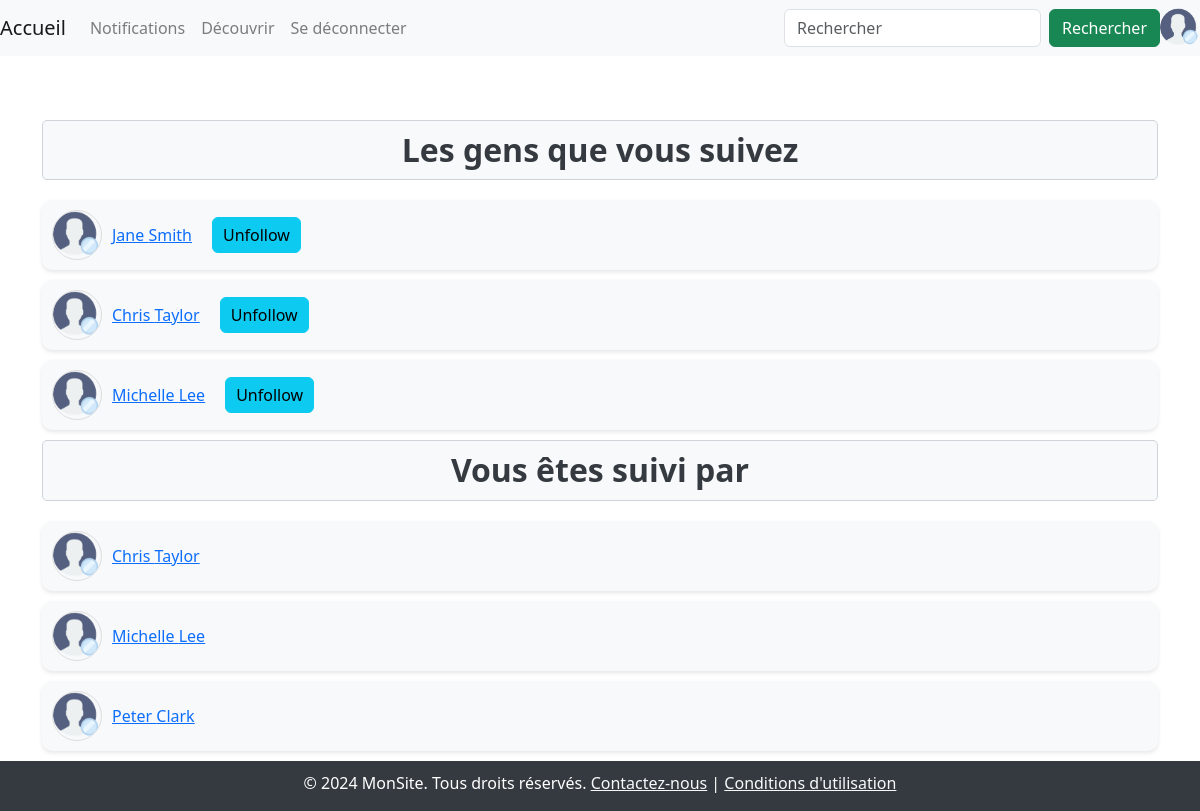
Page /code/suivis.php (signed in) on the committed database.
### tables this page shows
CREATE TABLE `user` (
  `id` int(12) UNSIGNED NOT NULL,
  `admin` tinyint(1) NOT NULL DEFAULT 0,
  `nom` varchar(20) NOT NULL,
  `prenom` varchar(20) NOT NULL,
  `email` varchar(50) NOT NULL,
  `mdp` varchar(100) NOT NULL,
  `url_avatar` varchar(50) DEFAULT NULL,
  `bio` varchar(800) NOT NULL DEFAULT '',
  `banni` date DEFAULT NULL,
  `date_naissance` date NOT NULL,
  `adresse` varchar(80) NOT NULL,
  `cp` int(5) NOT NULL,
  `commune` varchar(25) NOT NULL
);

### code/classes/dbConn.php (called while the page is built, shortened)
<?php
require_once(__ROOT__ . "/classes/loginStatus.php");
class dbConn
{
    function __construct()
    {
        $server = "localhost";
        $database = "projet";
        $user = "root";
        $password = "";
        $dsn = "mysql:host=$server;dbname=$database;charset=utf8mb4";
        try {
            $this->db = new PDO($dsn, $user, $password);
        } catch (PDOException $e) {
            die("Connection failed: " . $e->getMessage());
        }
        $this->loginStatus = new LoginStatus($this);
    }
}

### code/classes/loginStatus.php (called while the page is built, shortened)
<?php
require_once(__ROOT__ . "/classes/dbConn.php");
class LoginStatus
{
    function __construct($dbConn)
    {
        if (isset($_SESSION['id'])) {
            $userID = $_SESSION['id'];
            $query = "SELECT * FROM user WHERE id = :ID ";
            $stmt = $dbConn->db->prepare($query);
            $stmt->bindParam(':ID', $userID);
            $stmt->execute();
            if ($stmt->rowCount() > 0) {
                $row = $stmt->fetch(PDO::FETCH_ASSOC);
            } else {
                $this->errorText = "Utilisateur non trouvé. Créez un compte.";
            }
        }
        if (isset($_POST["email"]) && isset($_POST["password"])) {
            $email = $dbConn->sanitize($_POST["email"]);
            $password = $_POST["password"];
            $this->loginAttempted = true;
        } else {
            $this->loginAttempted = false;
        }
    }
}

### code/ini.php (called while the page is built, shortened)
<?php
require_once(__ROOT__ . "/classes/dbConn.php");
$dbConn = new dbConn();

### code/suivis.php (the view)
<?php
include("./ini.php");
include(__ROOT__ . "/codePart/header.php");
if (isset($_SESSION['id'])) {
    $userId = $_SESSION['id'];
    echo '<div class="container user-profile">';
    echo '<h1 class="blog-owner-title">Les gens que vous suivez</h1>';
    echo '<div class="follow-list">';
    $stmt = $dbConn->db->prepare("SELECT u.id, u.prenom, u.nom, u.url_avatar FROM user u JOIN follow f ON u.id = f.id_isfollow WHERE f.id_follower = ?");
    $stmt->execute([$userId]);
    $followings = $stmt->fetchAll(PDO::FETCH_ASSOC);
    foreach ($followings as $following) {
        echo '<div class="follow-item user-details">';
        echo '<a href="blog.php?id=' . $following['id'] . '"><img src="'.htmlspecialchars($following['url_avatar']).'" class="avatar"></a>';
        echo '<p><a href="blog.php?id=' . $following['id'] . '">' . htmlspecialchars($following['prenom']) . ' ' . htmlspecialchars($following['nom']) . '</a></p>';
        echo "<button class='btn btn-info' onclick='unfollow(" . $following['id'] . ")'>Unfollow</button>";
        echo '</div>';
    }
    echo '<h1 class="blog-owner-title">Vous êtes suivi par</h1>';
    $stmt = $dbConn->db->prepare("SELECT u.id, u.prenom, u.nom, u.url_avatar FROM user u JOIN follow f ON u.id = f.id_follower WHERE f.id_isfollow = ?");
    $stmt->execute([$userId]);
    $followers = $stmt->fetchAll(PDO::FETCH_ASSOC);
    foreach ($followers as $follower) {
        echo '<div class="follow-item user-details">';
        echo '<a href="blog.php?id=' . $follower['id'] . '"><img src="'.htmlspecialchars($follower['url_avatar']).'" class="avatar"></a>';
        echo '<p><a href="blog.php?id=' . $follower['id'] . '">' . htmlspecialchars($follower['prenom']) . ' ' . htmlspecialchars($follower['nom']) . '</a></p>';
        echo '</div>';
    }
    echo '</div>';
    echo '</div>';
} else {
    echo '<p class="alert alert-warning">Veuillez vous connecter pour voir cette page.</p>';
}
include(__ROOT__ . "/codePart/footer.php");
?>

### code/codePart/header.php (shortened to what this page needs)
<?php
include("./ini.php");
?>
<!DOCTYPE html>
<html lang="fr">
<head>
    <link rel="stylesheet" href="https://stackpath.bootstrapcdn.com/bootstrap/4.5.2/css/bootstrap.min.css">
    <link rel="stylesheet" href="https://cdnjs.cloudflare.com/ajax/libs/font-awesome/5.15.4/css/all.min.css">
    <link href="https://cdn.jsdelivr.net/npm/bootstrap@5.3.3/dist/css/bootstrap.min.css" rel="stylesheet">
    <link rel="stylesheet" type="text/css" href="Style/style1.css">
</head>
<body>
    <div class="container-fluid">
        <nav class="navbar navbar-expand-lg navbar-light bg-light fixed-top">
            <a class="navbar-brand" href="<?php echo DIR; ?>/index.php">Accueil</a>
            <div class="collapse navbar-collapse" id="navbarNav">
                <ul class="navbar-nav me-auto">
                    <?php
                    $id = isset($_SESSION['id']) ? $_SESSION['id'] : 0;
                    $avatar = isset($_SESSION['avatar']) ? $_SESSION['avatar'] : null;
                    if (isset($_SESSION['id'])) {
                        echo '
                        <li class="nav-item"><a href="' . DIR . '/notifications.php" class="nav-link">Notifications</a></li>';
                        echo '<li class="nav-item"><a href="./discover.php" class="nav-link">Découvrir</a></li>
                        <li class="nav-item">
                            <form action="' . DIR . '/logout.php" method="post">
                                <input type="hidden" name="redirect_url" value="' . htmlspecialchars($_SERVER['REQUEST_URI']) . '">
                                <button type="submit" class="nav-link">Se déconnecter</button>
                            </form>
                        </li>
                        ';
                    } else {
                        echo ' <li class="nav-item"><a href="./newUser.php" class="nav-link">Nouveau compte</a></li>';
                    }
                    ?>
                </ul>
                <form class="d-flex ms-auto" action="./search.php" method="get">
                    <input class="form-control me-2" type="search" name="search" placeholder="Rechercher" aria-label="Rechercher">
                    <button class="btn btn-success" type="submit">Rechercher</button>
                </form>
                <?php
                if ($avatar) {
                    echo '<a href="' . DIR . '/blog.php?id=' . urlencode($id) . '" class="nav-link">';
                    echo '<img src="' . htmlspecialchars($avatar) . '" alt="Avatar" class="rounded-circle" style="width: 40px; height: 40px;">';
                    echo '</a>';
                }
                ?>
        </nav>
    </div>

### code/codePart/footer.php (shortened to what this page needs)
<footer class="footer">
    © 2024 MonSite. Tous droits réservés.
    <a href="#" class="text-light">Contactez-nous</a> |
    <a href="#" class="text-light">Conditions d'utilisation</a>
</footer>
</body>
</html>

### code/Style/style1.css (style rules this page uses)
body, html { padding-top: 60px; padding-bottom: 30px; height: 100%; }
.footer { height: 50px; background-color: #343a40; color: white; text-align: center; padding: 10px 0; position: relative; }
.blog-owner-title { font-size: 2em; font-weight: bold; color: #343a40; background-color: #f8f9fa; padding: 10px; border: 1px solid #ced4da; border-radius: 5px; text-align: center; margin-bottom: 20px; }
.avatar { width: 50px; height: 50px; border-radius: 50%; margin-right: 10px; border: 1px solid #ddd; }
.follow-item { display: flex; align-items: center; margin-bottom: 10px; }
.follow-item p { margin: 0; padding-right: 20px; }
.btn-info { padding: 5px 10px; }
.user-details { background-color: #f8f9fa; padding: 10px; border-radius: 10px; margin-bottom: 10px; width: 100%; box-shadow: 0 2px 4px rgba(0,0,0,0.1); }

### rows in the picture
user: url_avatar (placeholder picture), prenom "Jane", nom "Smith"
user: url_avatar (placeholder picture), prenom "Chris", nom "Taylor"
user: url_avatar (placeholder picture), prenom "Michelle", nom "Lee"
user: url_avatar (placeholder picture), prenom "Peter", nom "Clark"
